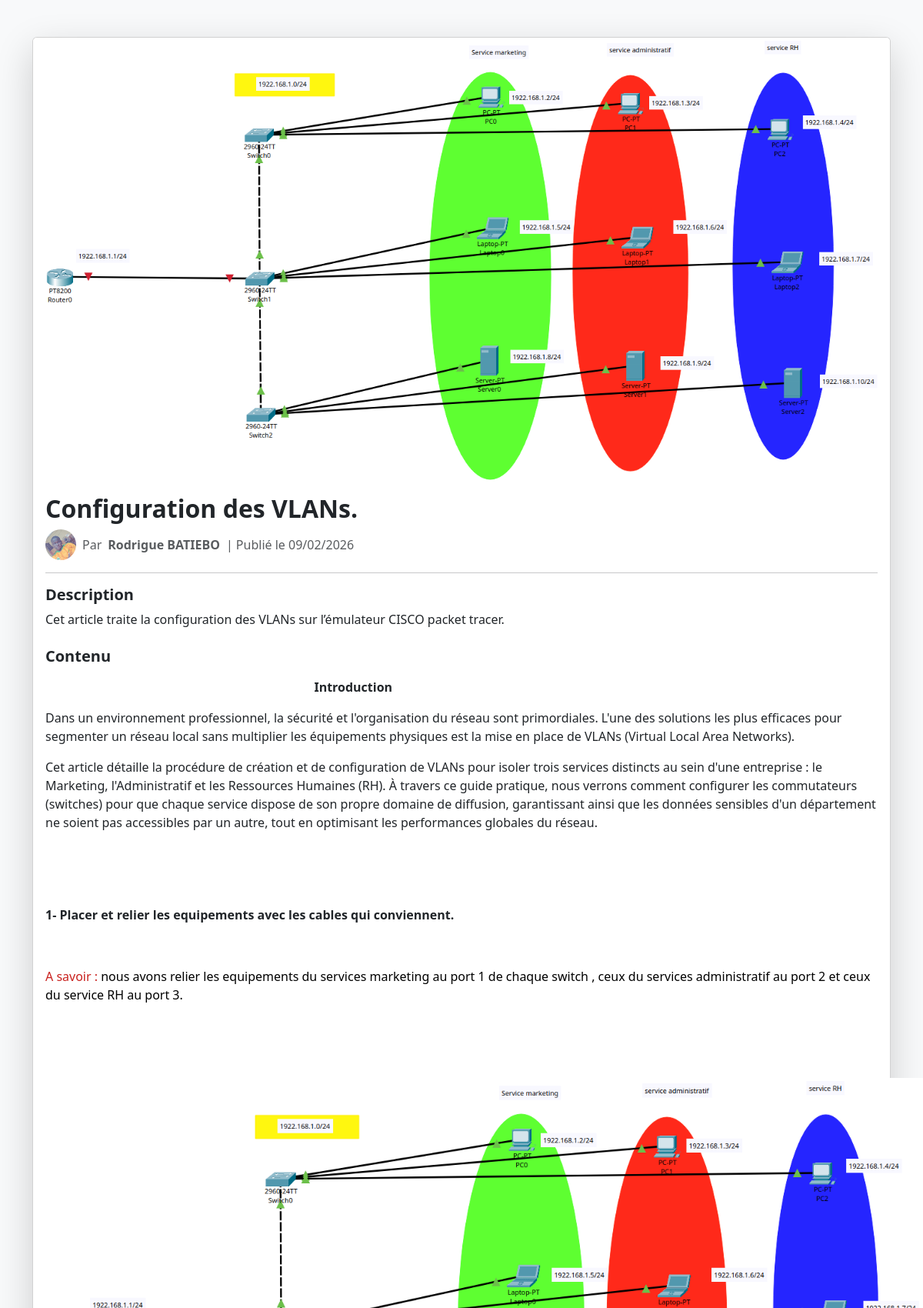
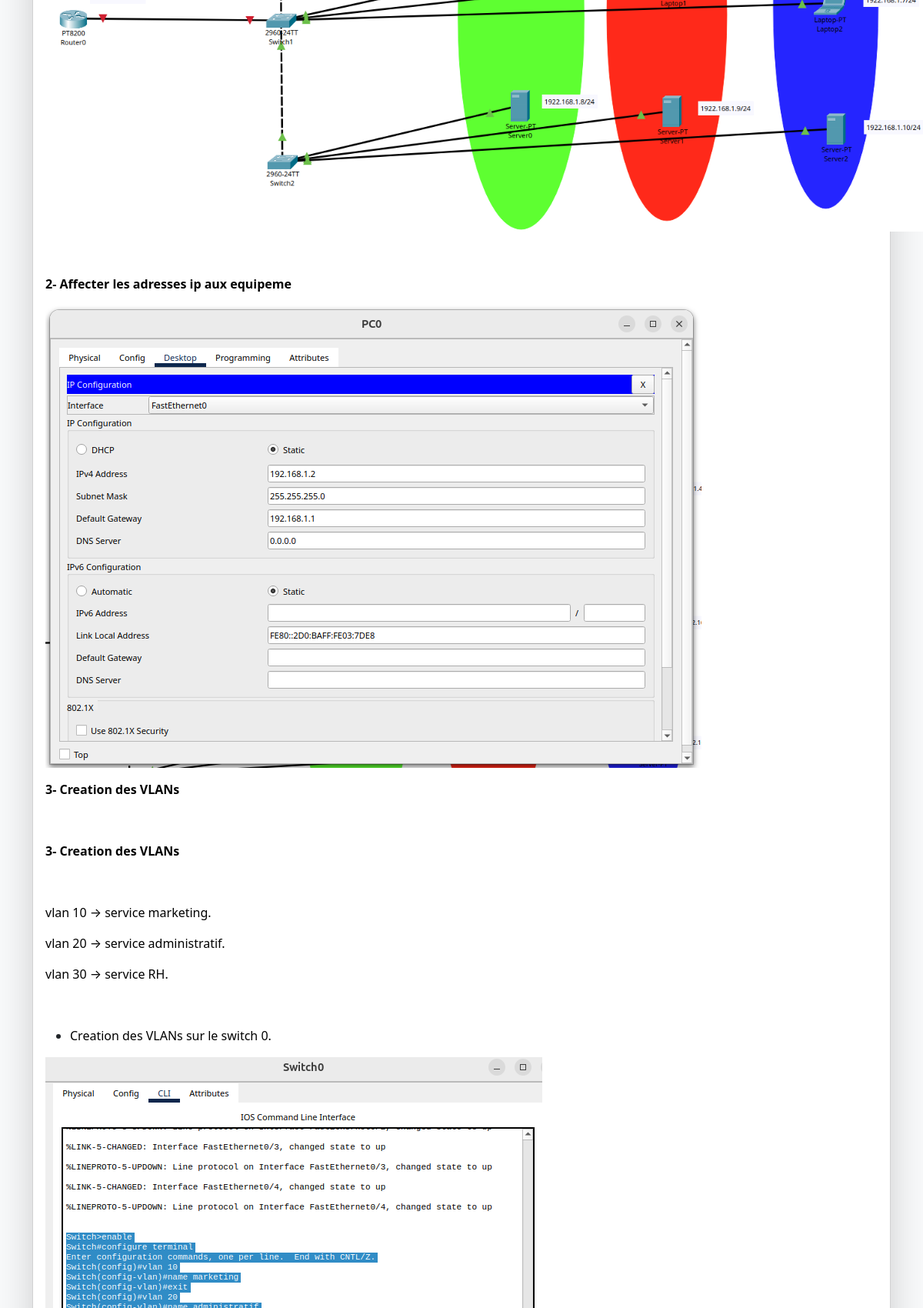
The app's page /details/11/ (upper part) with its own data (2 pictures, top to bottom).
### blog/models.py (models this page shows, shortened)
class Articles(models.Model):
    photo = models.ImageField(upload_to="image/",blank=True,null=True)
    auteur = models.ForeignKey(Profil,on_delete=models.CASCADE,related_name="articles")
    nom = models.CharField(max_length=100)
    description = models.TextField()
    contenu =  RichTextUploadingField()
    created_at = models.DateTimeField(auto_now_add=True)
    choix_status = [
    ("publie", "Publié"),
    ("attente", "attente"),
]
    status = models.CharField(max_length=10,choices=choix_status,default="attente")
    date_publication = models.DateTimeField(blank=True,null=True)
    choix_categorie = [ ("reseaux", "Réseaux informatique"), ("cuniculture", "Cuniculture"), ]
    categorie = models.CharField(max_length=20, choices=choix_categorie, default="reseaux")
    class Meta:
        verbose_name = "Article"
        verbose_name_plural = "Articles"
        ordering = ["-created_at"]

class Profil(models.Model):
    user = models.OneToOneField(User,on_delete=models.CASCADE,related_name="profil")
    avatar = models.ImageField(upload_to="image/",blank=True,null=True)
    class Meta:
        verbose_name = "Profil"
        verbose_name_plural = "Profils"
        ordering = ["user__last_name", "user__first_name"]

### blog/views.py (the view)
# urls.py: path('details/<int:id>/', details,name='details'),
def details(request,id):
    detail = get_object_or_404(Articles,id=id)
    return render(request,"details.html",{"detail":detail})

### blog/templates/details.html (shortened to what this page needs)
{% load static %}
<!DOCTYPE html>
<html lang="fr">
<head>
    <link href="https://cdn.jsdelivr.net/npm/bootstrap@5.3.2/dist/css/bootstrap.min.css" rel="stylesheet">
</head>
<body class="bg-light">
    <div class="container py-5">
        <div class="card shadow-lg">
            {% if detail.photo %}
            <img src="{{ detail.photo.url }}" class="card-img-top" alt="{{ detail.nom }}">
            {% else %}
            <img src="{% static 'images/defaut.jpeg' %}" class="card-img-top" alt="Image article">
            {% endif %}
            <div class="card-body">
                <h2 class="card-title fw-bold">{{ detail.nom }}</h2>
                <p class="text-muted mb-3 d-flex align-items-center">
                    {% if detail.auteur.avatar %}
                    <img src="{{ detail.auteur.avatar.url }}" alt="Avatar auteur" class="rounded-circle me-2" width="40"
                        height="40">
                    {% else %}
                    <img src="{% static 'images/default-avatar.png' %}" alt="Avatar par défaut"
                        class="rounded-circle me-2" width="40" height="40">
                    {% endif %}
                    Par  <strong class="ms-2 me-2"> {{ detail.auteur.user.last_name }} {{ detail.auteur.user.first_name }}</strong> |
                    Publié le {{ detail.date_publication|date:"d/m/Y" }}
                </p>
                <hr>
                <h5 class="fw-semibold">Description</h5>
                <p class="card-text">{{ detail.description }}</p>
                <h5 class="fw-semibold mt-4">Contenu</h5>
                <p class="card-text">{{ detail.contenu|safe }}</p>
            </div>
        </div>
    </div>
</body>
</html>

### records on screen
Articles: photo (picture), nom "Configuration des VLANs.", auteur.avatar (picture), auteur.user.last_name "Rodrigue", auteur.user.first_name "BATIEBO", date_publication "09/02/2026", description "Cet article traite la configuration des VLANs sur l’émulateur CISCO packet tracer.", contenu "Introduction Dans un environnement professionnel, la sécurité et l'organisation du réseau sont primordiales. L'une des solutions les plus efficaces pour segmenter un réseau local sans multiplier les équipements physiques est la mise en place de VLANs (Virtual Local Area Networks). Cet article détaille la procédure de création et de configuration de VLANs pour isoler trois services distincts au sein d'une entreprise : le Marketing, l'Administratif et les Ressources Humaines (RH). À travers ce guide pratique, nous verrons comment configurer les commutateurs (switches) pour que chaque service dispose de son propre domaine de diffusion, garantissant ainsi que les données sensibles d'un…", contenu (picture)
